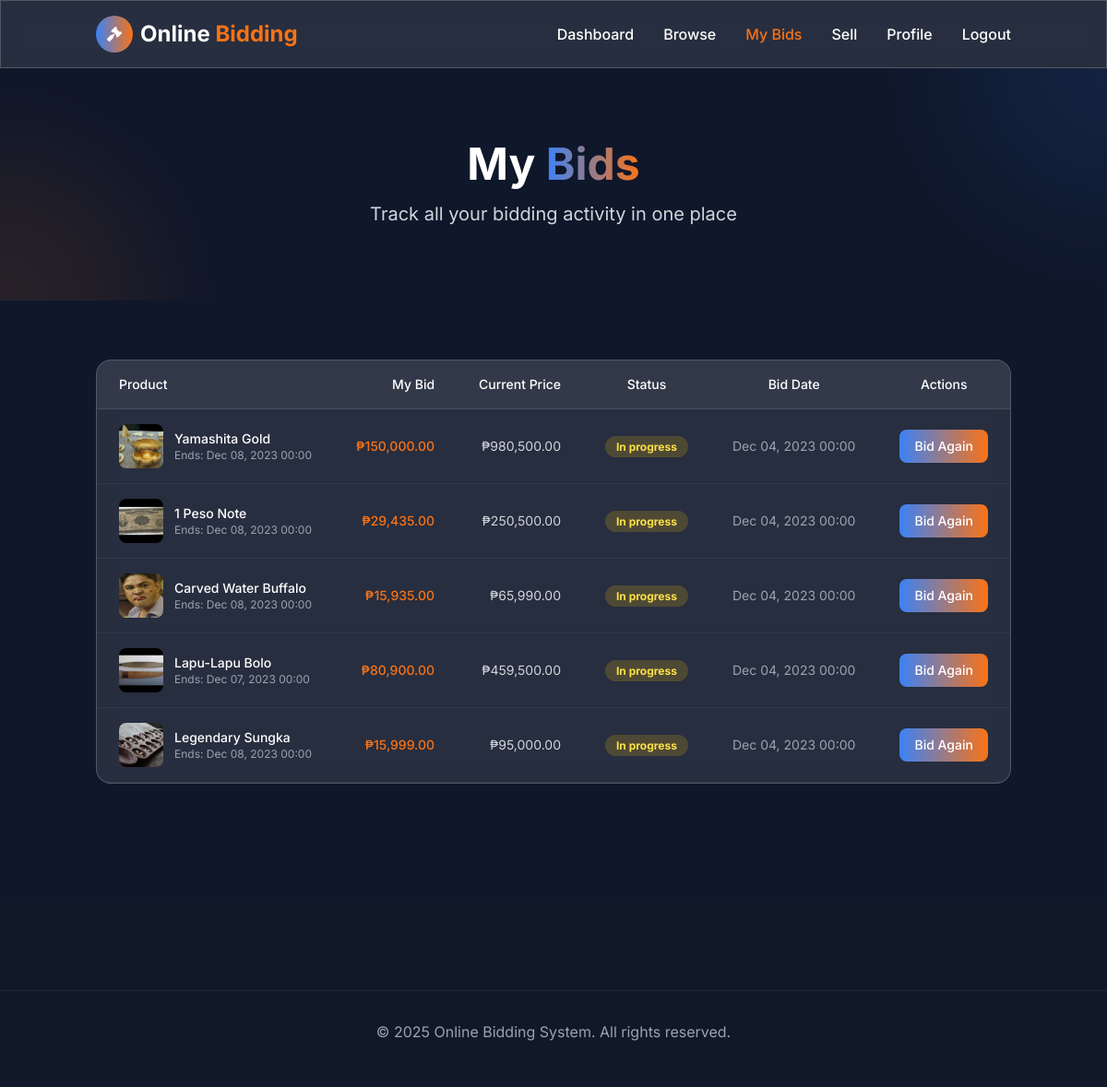
The page /client/my_bids.php (signed in) on the database its author committed.
### tables this page shows
CREATE TABLE `clients_bid_tbl` (
  `id` int(11) NOT NULL,
  `bidToken` int(11) NOT NULL,
  `bidderName` varchar(100) NOT NULL,
  `bidderItem` varchar(100) NOT NULL,
  `itemId` int(11) NOT NULL,
  `itemPrice` double NOT NULL,
  `bidAmount` double NOT NULL,
  `bidStatus` varchar(50) NOT NULL,
  `bidDate` datetime NOT NULL
);

CREATE TABLE `products` (
  `id` int(30) NOT NULL,
  `productOwner` varchar(50) NOT NULL,
  `productStatus` varchar(20) NOT NULL,
  `productName` varchar(100) NOT NULL,
  `category` varchar(50) NOT NULL,
  `itemDesc` text NOT NULL,
  `bidCount` int(11) NOT NULL,
  `minimumBid` double NOT NULL,
  `productPrice` double NOT NULL,
  `productEnd` datetime NOT NULL,
  `productImgLoc` varchar(255) NOT NULL,
  `datePosted` datetime NOT NULL DEFAULT current_timestamp()
);

### config.php (called while the page is built, shortened)
<?php
function formatCurrency($amount) {
    return '₱' . number_format($amount, 2);
}
?>

### client/my_bids.php (the view, shortened to what this page needs)
<?php
include '../config.php';
$user_id = $_SESSION['user_id'];
?>
<!DOCTYPE html>
<html lang="en">
<head>
    <script src="https://cdn.tailwindcss.com"></script>
    <link rel="stylesheet" href="https://cdnjs.cloudflare.com/ajax/libs/font-awesome/6.4.0/css/all.min.css">
</head>
<body class="bg-deep-blue text-white min-h-screen">
    <header class="sticky top-0 z-50 glass-effect py-4">
        <div class="container mx-auto px-4">
            <div class="flex justify-between items-center">
                <div class="flex items-center space-x-2">
                    <div class="w-10 h-10 rounded-full bg-gradient-to-r from-electric-blue to-bright-orange flex items-center justify-center">
                        <i class="fas fa-gavel text-white"></i>
                    </div>
                    <h1 class="text-2xl font-bold">Online <span class="text-bright-orange">Bidding</span></h1>
                </div>
                <nav class="hidden md:flex space-x-8">
                    <a href="dashboard.php" class="font-medium hover:text-bright-orange transition-colors duration-300">Dashboard</a>
                    <a href="products.php" class="font-medium hover:text-bright-orange transition-colors duration-300">Browse</a>
                    <a href="my_bids.php" class="font-medium text-bright-orange">My Bids</a>
                    <a href="add_product.php" class="font-medium hover:text-bright-orange transition-colors duration-300">Sell</a>
                    <a href="profile.php" class="font-medium hover:text-bright-orange transition-colors duration-300">Profile</a>
                    <a href="../logout.php" class="font-medium hover:text-bright-orange transition-colors duration-300">Logout</a>
                </nav>
            </div>
        </div>
    </header>
    <section class="hero py-16 md:py-20 relative overflow-hidden">
        <div class="absolute -top-40 -right-40 w-80 h-80 rounded-full bg-electric-blue opacity-10 blur-3xl"></div>
        <div class="absolute -bottom-40 -left-40 w-80 h-80 rounded-full bg-bright-orange opacity-10 blur-3xl"></div>
        <div class="container mx-auto px-4 relative z-10">
            <div class="max-w-3xl mx-auto text-center">
                <h2 class="text-4xl md:text-5xl font-bold mb-4">
                    My <span class="text-gradient">Bids</span>
                </h2>
                <p class="text-xl text-gray-300">Track all your bidding activity in one place</p>
            </div>
        </div>
    </section>
    <section class="py-16">
        <div class="container mx-auto px-4">
            <div class="glass-effect rounded-2xl overflow-hidden card-hover">
                <div class="overflow-x-auto">
                    <table class="w-full text-sm">
                        <thead class="bg-white/5 border-b border-white/10">
                            <tr>
                                <th class="text-left py-4 px-6 font-medium">Product</th>
                                <th class="text-right py-4 px-6 font-medium">My Bid</th>
                                <th class="text-right py-4 px-6 font-medium">Current Price</th>
                                <th class="text-center py-4 px-6 font-medium">Status</th>
                                <th class="text-center py-4 px-6 font-medium">Bid Date</th>
                                <th class="text-center py-4 px-6 font-medium">Actions</th>
                            </tr>
                        </thead>
                        <tbody>
                            <?php
                            $query = "SELECT b.*, p.productName, p.productPrice, p.productImgLoc, p.productEnd
                                     FROM clients_bid_tbl b
                                     JOIN products p ON b.itemId = p.id
                                     WHERE b.bidderName = ?
                                     ORDER BY b.bidDate DESC";
                            $stmt = $conn->prepare($query);
                            $stmt->bind_param("i", $user_id);
                            $stmt->execute();
                            $result = $stmt->get_result();
                            if ($result->num_rows > 0) {
                                while($row = $result->fetch_assoc()) {
                                    $status_class = strtolower($row['bidStatus']);
                                    $status_class = $status_class === 'in-progress' ? 'in-progress' : $status_class;
                                    ?>
                                    <tr class="border-b border-white/5 hover:bg-white/5 transition">
                                        <td class="py-4 px-6">
                                            <div class="flex items-center gap-3">
                                                <img src="<?= htmlspecialchars($row['productImgLoc']) ?>" alt="<?= htmlspecialchars($row['productName']) ?>" class="w-12 h-12 rounded-lg object-cover">
                                                <div>
                                                    <p class="font-medium"><?= htmlspecialchars($row['productName']) ?></p>
                                                    <p class="text-xs text-gray-400">Ends: <?= date('M d, Y H:i', strtotime($row['productEnd'])) ?></p>
                                                </div>
                                            </div>
                                        </td>
                                        <td class="text-right py-4 px-6 font-medium text-bright-orange">
                                            <?= formatCurrency($row['bidAmount']) ?>
                                        </td>
                                        <td class="text-right py-4 px-6 text-gray-300">
                                            <?= formatCurrency($row['productPrice']) ?>
                                        </td>
                                        <td class="text-center py-4 px-6">
                                            <span class="status <?= $status_class ?>">
                                                <?= ucfirst(str_replace('-', ' ', $row['bidStatus'])) ?>
                                            </span>
                                        </td>
                                        <td class="text-center py-4 px-6 text-sm text-gray-400">
                                            <?= date('M d, Y H:i', strtotime($row['bidDate'])) ?>
                                        </td>
                                        <td class="text-center py-4 px-6">
                                            <?php if ($row['bidStatus'] === 'In-progress'): ?>
                                                <a href="bid.php?product_id=<?= $row['itemId'] ?>" class="inline-block px-4 py-2 bg-gradient-to-r from-electric-blue to-bright-orange rounded-lg font-medium text-sm hover:opacity-90 transition-all duration-300 btn-glow">
                                                    Bid Again
                                                </a>
                                            <?php else: ?>
                                                <span class="text-gray-500 text-xs">—</span>
                                            <?php endif; ?>
                                        </td>
                                    </tr>
                                    <?php
                                }
                            }
                            ?>
                        </tbody>
                    </table>
                </div>
            </div>
        </div>
    </section>
    <footer class="py-12 bg-gray-900 mt-16">
            <div class="border-t border-gray-800 mt-12 pt-8 text-center text-gray-400">
                <p>&copy; 2025 Online Bidding System. All rights reserved.</p>
            </div>
    </footer>
</body>
</html>

### rows shown on the page
clients_bid_tbl: products.productImgLoc (picture), products.productName "Yamashita Gold", products.productEnd "Dec 08, 2023 00:00", bidAmount "₱150,000.00", products.productPrice "₱980,500.00", bidStatus "In progress", bidDate "Dec 04, 2023 00:00"
clients_bid_tbl: products.productImgLoc (picture), products.productName "1 Peso Note", products.productEnd "Dec 08, 2023 00:00", bidAmount "₱29,435.00", products.productPrice "₱250,500.00", bidStatus "In progress", bidDate "Dec 04, 2023 00:00"
clients_bid_tbl: products.productImgLoc (picture), products.productName "Carved Water Buffalo", products.productEnd "Dec 08, 2023 00:00", bidAmount "₱15,935.00", products.productPrice "₱65,990.00", bidStatus "In progress", bidDate "Dec 04, 2023 00:00"
clients_bid_tbl: products.productImgLoc (picture), products.productName "Lapu-Lapu Bolo", products.productEnd "Dec 07, 2023 00:00", bidAmount "₱80,900.00", products.productPrice "₱459,500.00", bidStatus "In progress", bidDate "Dec 04, 2023 00:00"
clients_bid_tbl: products.productImgLoc (picture), products.productName "Legendary Sungka", products.productEnd "Dec 08, 2023 00:00", bidAmount "₱15,999.00", products.productPrice "₱95,000.00", bidStatus "In progress", bidDate "Dec 04, 2023 00:00"
